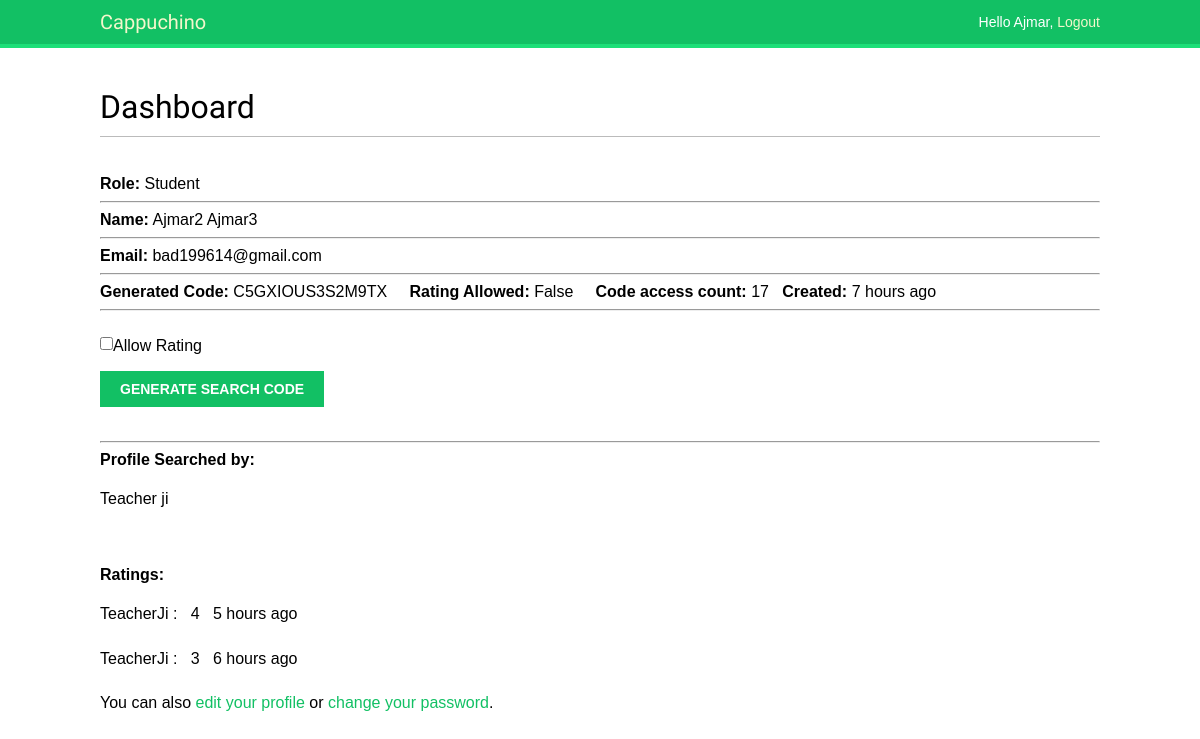
The page /student_dashboard/ (signed in) on the database its author committed.
### capchine/models.py (models this page shows, shortened)
class Search_Code(models.Model):
    u = models.ForeignKey(User, related_name="my_srch_code", on_delete=models.CASCADE)
    code = models.CharField(max_length = 200)
    rating = models.BooleanField(default=False)
    accessed_by = models.ManyToManyField(User, related_name="accessed_codes", blank=True)
    created = models.DateTimeField(default=timezone.now)

class Rating(models.Model):
    u = models.ForeignKey(User, related_name="my_rating", on_delete=models.CASCADE)
    teacher = models.ForeignKey(User, related_name="given_rating", on_delete=models.CASCADE)
    rating = models.IntegerField()
    active = models.BooleanField(default=True)
    created = models.DateTimeField(default=timezone.now)

### capchine/views.py (the view)
# urls.py: path('student_dashboard/',cv.student_dashboard, name="student_dashboard"),
@login_required
def student_dashboard(request):
    cd = None
    rating = False
    role = 'Student'
    if len(Search_Code.objects.filter(u__id=request.user.id))>0:
        sc = Search_Code.objects.filter(u__id = request.user.id).order_by('-created')[0]
        rating = sc.rating
        now = timezone.now()
        diff = now - sc.created
        seconds = diff.seconds
        seconds = seconds/60/60
        print("Seconds:", seconds)
        if seconds > 10.0:
            cd = 'Code has been expired.'
        else:
            cd = sc.code
    std = Student.objects.get(u__id=request.user.id)
    if std.code_count == None:
        code_count = 0
    else:
        code_count = std.code_count
    accessed_by = sc.accessed_by.all()
    ratings = Rating.objects.filter(u = request.user, active=True).order_by('-created')[:5]
    return render(request,'account/dashboard.html',{'role':role,'code_count':code_count,'cd':cd,
    'rating':rating,'accessed_by':accessed_by, 'ratings':ratings, 'sc':sc,
})

### capchine/templates/account/dashboard.html (shortened to what this page needs)
{% extends "base.html" %}
{% load humanize %}
{% block content %}
  <h1>Dashboard</h1>
  <br>
<b>Role:</b> {{role}}
<hr>
<b>Name:</b> {{request.user.get_full_name }}
<hr>
<b>Email:</b> {{request.user.email}}
{% ifequal role "Student" %}
<hr>
{% if cd %}
<b>Generated Code: </b> {{cd}}  &nbsp; &nbsp; <b>Rating Allowed:</b> {{rating}} &nbsp; &nbsp; <b>Code access count:</b> {{code_count}}
&nbsp; <b>Created: </b> {{sc.created|naturaltime}}
{% endif %}
<hr>
<br>
<form action="/generate_code" method="GET">
  <input type="checkbox" name="rating" value="Yes">Allow Rating<br>
  <p><input type="submit" value="Generate Search Code"></p>
</form>
<hr>
<b>Profile Searched by:</b>
{% for t in accessed_by %}
    <p>{{t.get_full_name}}</p>
{% endfor %}
<br>
<br>
<b> Ratings: </b>
<br>
{% for r in ratings %}
    <p>{{r.teacher}} : &nbsp; {{r.rating}} &nbsp; {{r.created|naturaltime}}</p>
{% endfor %}
{% endifequal %}
  <p>You can also <a href="{% url "edit" %}">edit your profile</a> or <a href="{% url "password_change" %}">change your password</a>.<p>
{% endblock %}

### capchine/templates/base.html (shortened to what this page needs)
{% load staticfiles %}
<!DOCTYPE html>
<html>
<head>
  <link href="{% static "css/base.css" %}" rel="stylesheet">
</head>
<body>
  <div id="header">
    <a href="/"><span class="logo">Cappuchino</span></a>
    <span class="user">
      {% if request.user.is_authenticated %}
        Hello {{ request.user.username }},
        <a href="{% url "logout" %}">Logout</a>
      {% else %}
        <a href="{% url "login" %}">Log-in</a>
      {% endif %}
    </span>
  </div>
  <div id="content">
    {% block content %}
    {% endblock %}
  </div>
</body>
</html>

### capchine/static/css/base.css (style rules this page uses)
body { margin:0; padding:0; font-family:helvetica, sans-serif; }
p { line-height: 1.8; }
a { color:#12c064; text-decoration:none; }
h1, h2, h3, h4, h5 , h6 { font-family: 'Muli', sans-serif; font-weight:normal; }
h1 { border-bottom:1px solid #bbb; padding:0 0 10px 0; margin:10px 0 20px 0; }
#header { padding:10px 100px; font-size:14px; background:#12c064; color:#fff; border-bottom:4px solid #1cdf78; overflow:auto; }
#header .logo { font-family: 'Muli', sans-serif; float:left; color:#f3f7cc; font-size:20px; margin-right:10%; }
#header a { color:#f3f7cc; }
#header .user { float:right; padding-top:4px; }
#content { padding:30px 100px; }
form { overflow:auto; }
form p { width:100%; overflow:auto; }
input, textarea { clear:both; float:left; margin:0 0 10px; background:#efefef; border:0; padding:6px 10px; font-size:14px; }
input[type=submit], a.button { font-weight:bold; background:#12c064; color:#fff; padding:10px 20px; font-size:14px; text-transform:uppercase; }

### rows shown on the page
Search_Code: code "C5GXIOUS3S2M9TX", created "7 hours ago"
Rating: teacher "TeacherJi", rating "4", created "5 hours ago"
Rating: teacher "TeacherJi", rating "3", created "6 hours ago"

### other values the page prints
{{ request.user.username }} "Ajmar"
{{ role }} "Student"
{{ request.user.get_full_name }} "Ajmar2 Ajmar3"
{{ request.user.email }} "bad199614@gmail.com"
{{ rating }} "False"
{{ code_count }} "17"
{{ t.get_full_name }} "Teacher ji"
